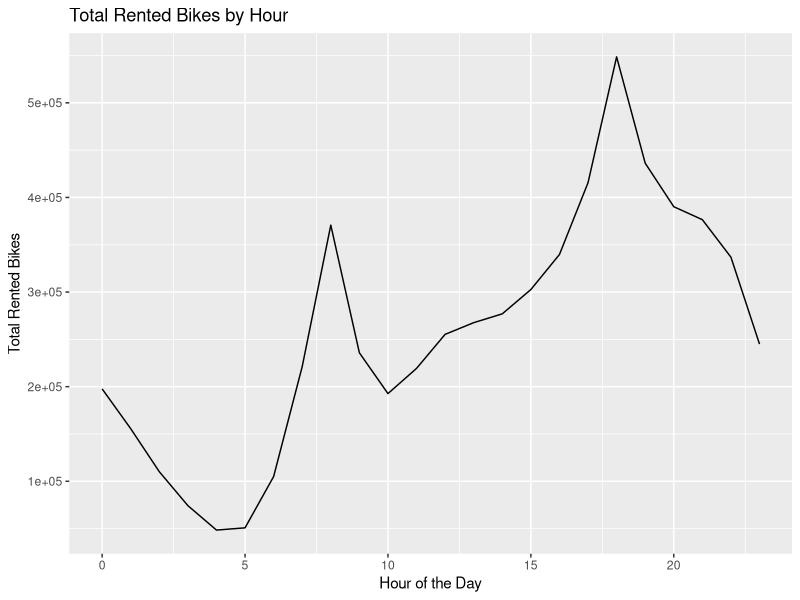
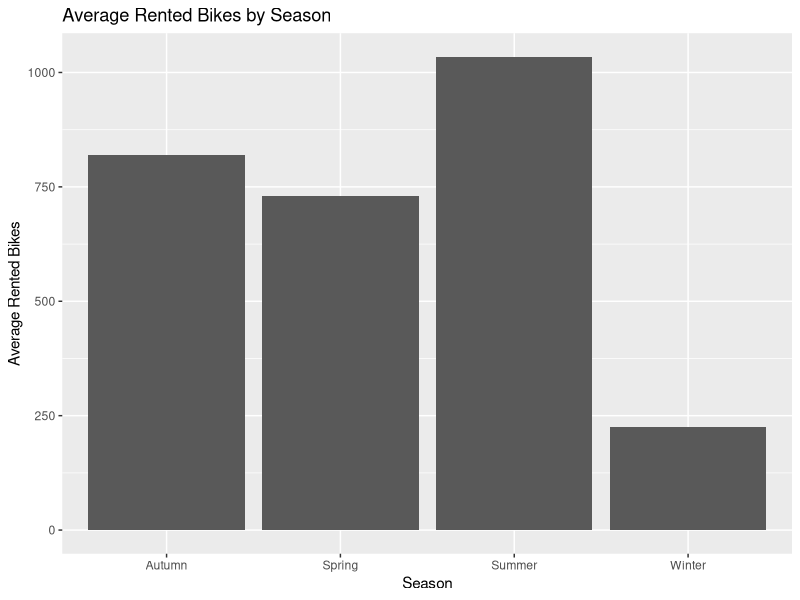
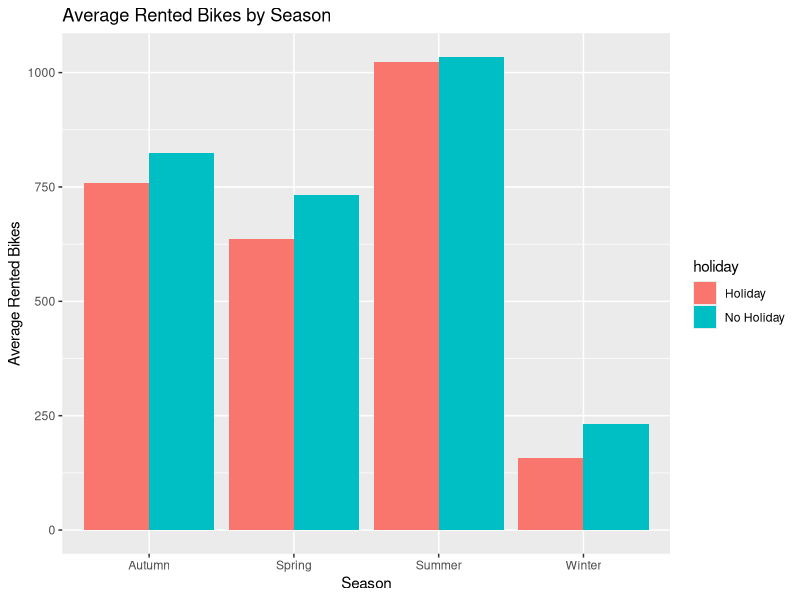
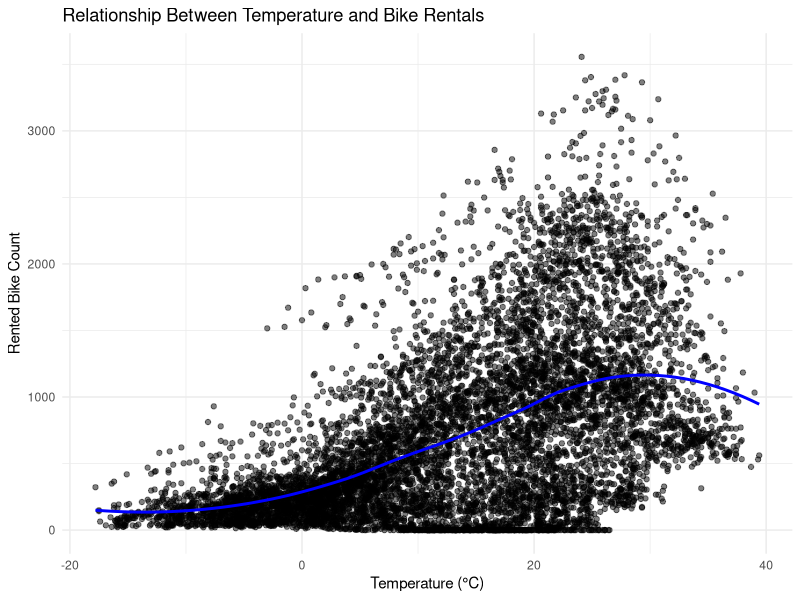
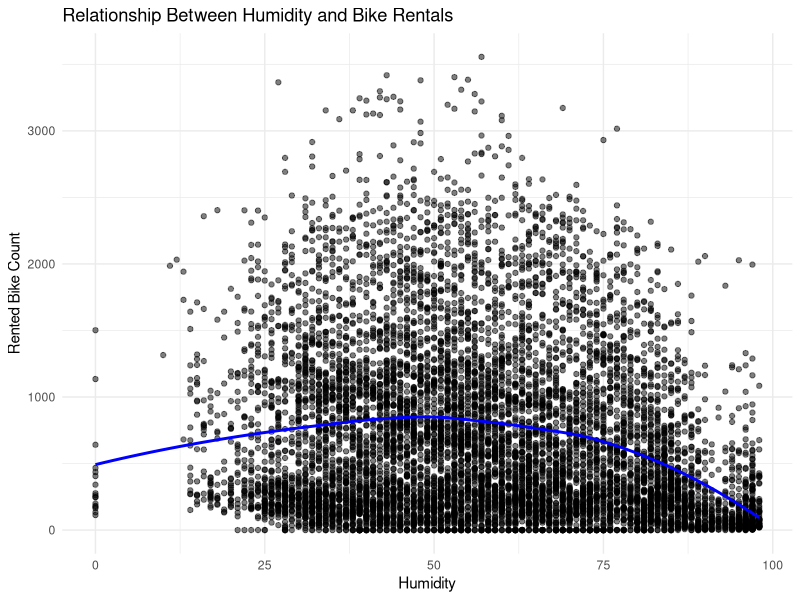

Generate these figures, in order, with R:
## ---- chunk 1
library(conflicted)
library(tidyverse)
library(knitr)
library(dplyr)
library(ggplot2)
## ---- chunk 2
library(readr)
bike_demand <- read_csv("../data/SeoulBikeData.csv", locale = locale(encoding="latin1"))
# rename
names(bike_demand) <- c("date", "rented_bike_count", "hour", "temperature_c", "humidity",
               "wind_speed_m_s", "visibility_10m", "dew_point_temp_c", 
               "solar_radiation_mj_m2", "rainfall_mm", "snowfall_cm", 
               "season", "holiday", "functioning_day")
head(bike_demand)
## ---- chunk 3
print(summary(bike_demand))
# str(bike_demand)

# # check nans
sum(is.na(bike_demand))
## ---- chunk 4
# hist(bike_demand$rented_bike_count)
plot_bike_cnt1 <- bike_demand %>% 
  ggplot(aes(x = rented_bike_count)) +
  geom_bar(width = 2) +
  ggtitle("Distribution of rented bike count") + 
  xlab("rented bike count") +
  ylab("")

plot_bike_cnt2 <- bike_demand %>% 
  ggplot(aes(x = rented_bike_count)) +
  geom_boxplot() +
  ggtitle("Distribution of rented bike count") + 
  xlab("rented bike count") +
  ylab("")

#grid.arrange(plot_bike_cnt1, plot_bike_cnt2, nrow = 1, ncol = 2)
## ---- chunk 5
p1 <- bike_demand %>%
  group_by(hour) %>%
  summarise(total_rented = sum(rented_bike_count, na.rm = TRUE)) %>%
  ggplot(aes(x = hour, y = total_rented)) +
  geom_line() +
  labs(
    title = "Total Rented Bikes by Hour",
    x = "Hour of the Day",
    y = "Total Rented Bikes"
  )
p1
## ---- chunk 6
# bike_demand %>% 
#   mutate()
## ---- chunk 7
p2 <- bike_demand %>%
  group_by(season) %>%
  summarise(avg_rented = mean(rented_bike_count, na.rm = TRUE)) %>%
  ggplot(aes(x = season, y = avg_rented)) +
  geom_bar(stat = "identity") +
  labs(
    title = "Average Rented Bikes by Season",
    x = "Season",
    y = "Average Rented Bikes"
  )
p2
## ---- chunk 8
p3 <- bike_demand %>%
  group_by(season, holiday) %>%
  summarise(avg_rented = mean(rented_bike_count, na.rm = TRUE)) %>%
  ggplot(aes(x = season, y = avg_rented, fill=holiday)) +
  geom_bar(stat = "identity", position = "dodge") +
  labs(
    title = "Average Rented Bikes by Season",
    x = "Season",
    y = "Average Rented Bikes"
  )
p3
## ---- chunk 9
p4 <- bike_demand %>% 
  ggplot(aes(x = temperature_c, y = rented_bike_count), color = factor(season)) +
  geom_point(alpha = 0.5) +
  labs(
    title = "Relationship Between Temperature and Bike Rentals",
    x = "Temperature (°C)",
    y = "Rented Bike Count"
  ) +
  geom_smooth(method = "loess", se = FALSE, color = "blue") +
  theme_minimal()

p5 <- bike_demand %>% 
  ggplot(aes(x = humidity, y = rented_bike_count)) +
  geom_point(alpha = 0.5) +
  labs(
    title = "Relationship Between Humidity and Bike Rentals",
    x = "Humidity",
    y = "Rented Bike Count"
  ) +
  geom_smooth(method = "loess", se = FALSE, color = "blue") +
  theme_minimal()
p4
p5
## ---- chunk 10
model_season <- glm(rented_bike_count ~ season, data = bike_demand, family = poisson)
summary(model_season)
## ---- chunk 11
model_2 <- glm(rented_bike_count ~ season + hour, data = bike_demand, family = poisson)
summary(model_2)
## ---- chunk 12
library(lubridate)
bike_demand <- bike_demand %>%
  mutate(
    date = as.Date(date),
    DayOfWeek = wday(date, label = TRUE, abbr = FALSE),
    weekend = if_else(DayOfWeek %in% c("Saturday", "Sunday"), "Weekend", "Weekday")
  )
## ---- chunk 13
model_3 <- glm(rented_bike_count ~ season + hour + weekend, data = bike_demand, 
  family = poisson)
summary(model_3)
## ---- chunk 14
model_4 <- glm(rented_bike_count ~ season + hour + weekend + temperature_c
  + humidity + wind_speed_m_s + dew_point_temp_c + visibility_10m + rainfall_mm
  + snowfall_cm + functioning_day, data = bike_demand, 
  family = poisson)
summary(model_4)
## ---- chunk 15
model_5 <- glm(rented_bike_count ~ season + hour + weekend + temperature_c
  + humidity + wind_speed_m_s + dew_point_temp_c + rainfall_mm + snowfall_cm 
  + humidity:temperature_c + season:temperature_c + hour:weekend, data = bike_demand, 
  family = poisson)
summary(model_5)
